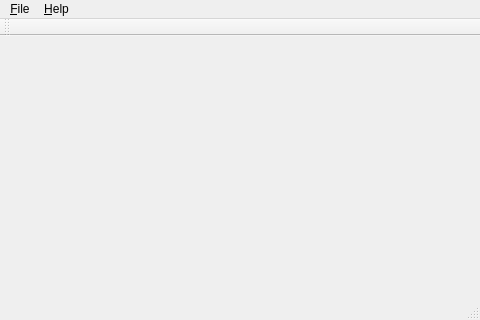
<?xml version="1.0" encoding="UTF-8"?>
<ui version="4.0">
 <class>MainWindow</class>
 <widget class="QMainWindow" name="MainWindow">
  <property name="geometry">
   <rect>
    <x>0</x>
    <y>0</y>
    <width>480</width>
    <height>320</height>
   </rect>
  </property>
  <property name="windowTitle">
   <string>MainWindow</string>
  </property>
  <widget class="QWidget" name="centralWidget"/>
  <widget class="QMenuBar" name="menuBar">
   <property name="geometry">
    <rect>
     <x>0</x>
     <y>0</y>
     <width>480</width>
     <height>21</height>
    </rect>
   </property>
   <widget class="QMenu" name="menu_File">
    <property name="title">
     <string>&amp;File</string>
    </property>
    <addaction name="action_New"/>
    <addaction name="action_Open"/>
    <addaction name="action_Save"/>
    <addaction name="separator"/>
    <addaction name="action_Print"/>
    <addaction name="separator"/>
    <addaction name="action_Quit"/>
   </widget>
   <widget class="QMenu" name="menu_Help">
    <property name="title">
     <string>&amp;Help</string>
    </property>
    <addaction name="action_About"/>
   </widget>
   <addaction name="menu_File"/>
   <addaction name="menu_Help"/>
  </widget>
  <widget class="QToolBar" name="mainToolBar">
   <attribute name="toolBarArea">
    <enum>TopToolBarArea</enum>
   </attribute>
   <attribute name="toolBarBreak">
    <bool>false</bool>
   </attribute>
  </widget>
  <widget class="QStatusBar" name="statusBar"/>
  <action name="action_New">
   <property name="text">
    <string>&amp;New</string>
   </property>
  </action>
  <action name="action_Open">
   <property name="text">
    <string>&amp;Open</string>
   </property>
  </action>
  <action name="action_Save">
   <property name="text">
    <string>&amp;Save</string>
   </property>
  </action>
  <action name="action_Quit">
   <property name="text">
    <string>&amp;Quit</string>
   </property>
  </action>
  <action name="action_About">
   <property name="text">
    <string>&amp;About</string>
   </property>
  </action>
  <action name="action_Print">
   <property name="text">
    <string>&amp;Print</string>
   </property>
  </action>
 </widget>
 <layoutdefault spacing="6" margin="11"/>
 <resources/>
 <connections/>
</ui>
